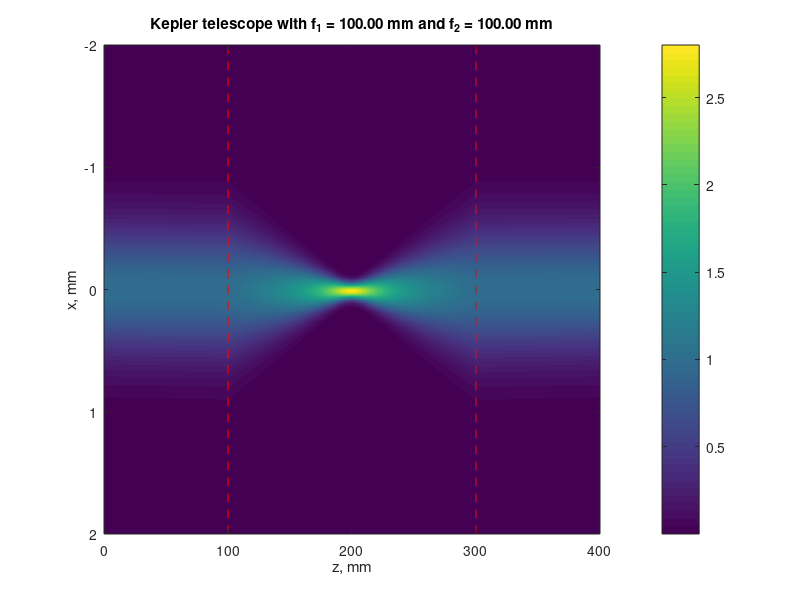

This chart was generated by the following MATLAB code:
clc
clear

%% User choices %%
x_max = 2; % maximum x in mm
f1 = 100; % focal length of the 1st lens of the telescope in mm
f2 = 100; % focal length of the 2nd lens of the telescope in mm
r = 0.5; % radius of the beam in mm
lambda = 1e-3; % wavelength in mm
N = 2^10; % number of points
%%%%%

k0 = 2 * pi / lambda; % wavenumber
Lz = 2 * (f1 + f2); % z-limit of visualization in mm
Lx = 2 * x_max; % x-limit of visualization in mm

dz = Lz / (N - 1);
dx = Lx / (N - 1);
dkx = 2 * pi / Lx;

z = 0:dz:Lz; % z coordinate array
x = -Lx/2:dx:Lx/2; % x coordinate array
kx = -pi/dx:dkx:pi/dx; % kx coordinate array

tau1 = exp(1i * k0 * x.^2 * 0.5 / f1); % 1st lens phase function
tau2 = exp(-1i * k0 * x.^2 * 0.5 / f2); % 2nd lens phase function

E = exp(-(x / r).^2); % Gaussian beam
% E = rect(x / (2 * r)); % Uniform beam

t = 0; % iterator for z
n = 1; % counter
I = zeros(N, N); % resulting intensity 

while t <= f1
    E = exp(-1i * k0 * dz) * ifft(fftshift(exp(-1i * sqrt(k0^2 - kx.^2) * dz) .* fftshift(fft(E))));
    I(n, :) = abs(E); 
    t = t + dz;
    n = n + 1;
end

E = E .* tau1;

while t <= 2 * f1 + f2
    E = exp(-1i * k0 * dz) * ifft(fftshift(exp(-1i * sqrt(k0^2 - kx.^2) * dz) .* fftshift(fft(E))));
    I(n, :) = abs(E); 
    t = t + dz;
    n = n + 1;
end

E = E.*tau1;

while t <= 2 * (f1 + f2)
    E = exp(-1i * k0 * dz) * ifft(fftshift(exp(-1i * sqrt(k0^2 - kx.^2) * dz) .* fftshift(fft(E))));
    I(n, :) = abs(E); 
    t = t + dz;
    n = n + 1;
end

figure
imagesc(z, x, rot90(I))
line([f1 f1], [-x_max x_max], 'Color','red','LineStyle','--');
line([2*f1+f2 2*f1+f2], [-x_max x_max], 'Color','red','LineStyle','--');

colorbar
title(sprintf("Kepler telescope with {f_1 =} %.2f mm and {f_2} = %.2f mm", f1, f2))
xlabel("z, mm")
ylabel("x, mm")
% colormap(gray)
